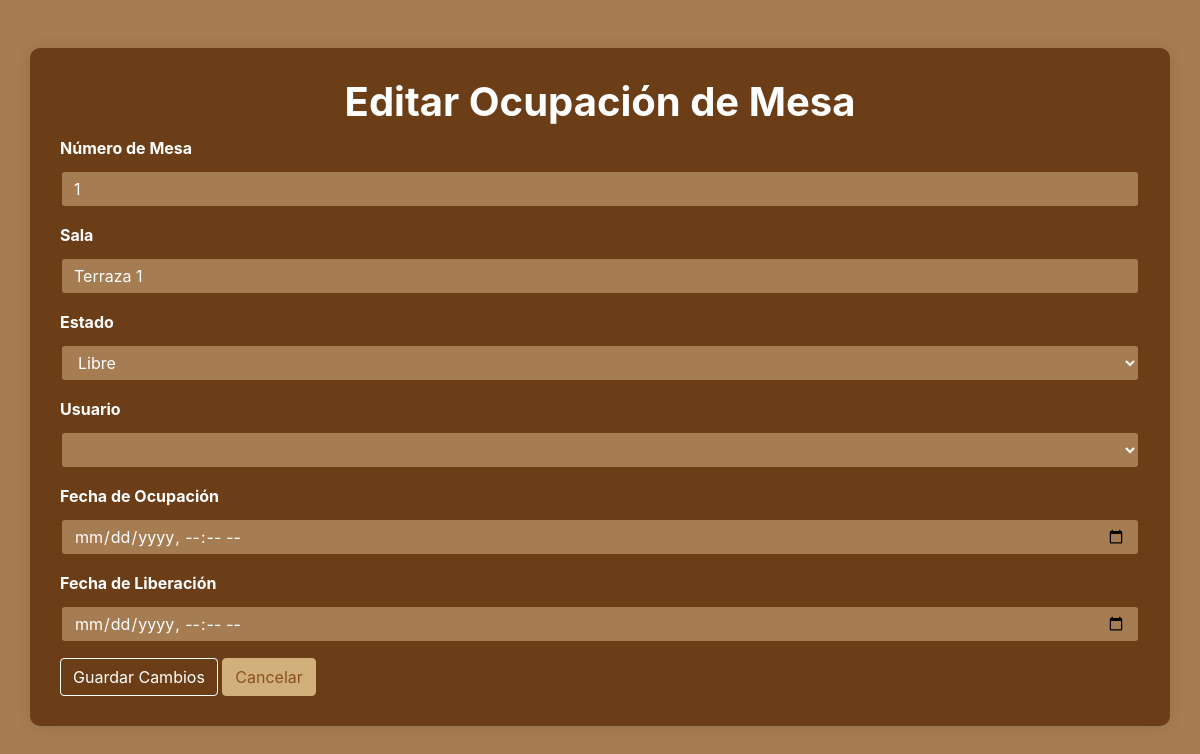
Screenshot of /admin/gestionMesas/editar_ocupacion.php?id=1 (signed in) with the database file from the repository.
### tables this page shows
CREATE TABLE tbl_tables (
    table_id INT PRIMARY KEY AUTO_INCREMENT,
    room_id INT NOT NULL,
    table_number INT NOT NULL,
    capacity INT NOT NULL,
    status ENUM('free', 'occupied') DEFAULT 'free',   
    occupied_since DATETIME NULL,   
    image_path VARCHAR(255) DEFAULT NULL,   
    FOREIGN KEY (room_id) REFERENCES tbl_rooms(room_id) ON DELETE CASCADE
);

CREATE TABLE tbl_rooms (
    room_id INT PRIMARY KEY AUTO_INCREMENT,
    name_rooms VARCHAR(50) NOT NULL,
    capacity INT NOT NULL,
    description TEXT,
    image_path VARCHAR(255) DEFAULT NULL,   
    room_type ENUM('terraza', 'salon', 'vip') NOT NULL   
);

### admin/gestionMesas/editar_ocupacion.php (the view, shortened to what this page needs)
<?php
include_once('../../conexion/conexion.php');
try {
    $tableId = intval($_GET['id']);
    $sql = "
        SELECT
            tbl_tables.table_id,
            tbl_tables.table_number,
            tbl_rooms.name_rooms AS room_name,
            tbl_tables.status,
            tbl_occupations.start_time,
            tbl_occupations.end_time,
            tbl_users.username,
            tbl_users.user_id
        FROM
            tbl_tables
        INNER JOIN
            tbl_rooms ON tbl_tables.room_id = tbl_rooms.room_id
        LEFT JOIN
            tbl_occupations ON tbl_tables.table_id = tbl_occupations.table_id
        LEFT JOIN
            tbl_users ON tbl_occupations.user_id = tbl_users.user_id
        WHERE
            tbl_tables.table_id = ?
    ";
    $stmt = $conexion->prepare($sql);
    $stmt->bindParam(1, $tableId, PDO::PARAM_INT);
    $stmt->execute();
    $occupacion = $stmt->fetch(PDO::FETCH_ASSOC);
} catch (PDOException $e) {
    die("Error de conexión: " . $e->getMessage());
} catch (Exception $e) {
    die("Error: " . $e->getMessage());
}
?>
<!DOCTYPE html>
<html lang="es">
<head>
    <link rel="stylesheet" href="https://maxcdn.bootstrapcdn.com/bootstrap/4.5.2/css/bootstrap.min.css">
</head>
<body>
    <div class="container my-5">
        <h1 class="text-center texto-historial">Editar Ocupación de Mesa</h1>
        <form method="POST">
            <div class="form-group">
                <label for="table_number" class="texto-historial">Número de Mesa</label>
                <input type="text" class="form-control" id="table_number"
                       value="<?= htmlspecialchars($occupacion['table_number']) ?>" readonly>
            </div>
            <div class="form-group">
                <label for="room_name" class="texto-historial">Sala</label>
                <input type="text" class="form-control" id="room_name"
                       value="<?= htmlspecialchars($occupacion['room_name']) ?>" readonly>
            </div>
            <div class="form-group">
                <label for="estado" class="texto-historial">Estado</label>
                <select class="form-control" id="estado" name="estado" required>
                    <option value="free" <?= $occupacion['status'] === 'free' ? 'selected' : '' ?>>Libre</option>
                </select>
            </div>
            <div class="form-group">
                <label for="usuario" class="texto-historial">Usuario</label>
                <select class="form-control" id="usuario" name="usuario" required>
                    <option value="<?= $occupacion['user_id'] ?>" selected>
                    </option>
                </select>
            </div>
            <div class="form-group">
                <label for="start_time" class="texto-historial">Fecha de Ocupación</label>
                <input type="datetime-local" class="form-control" id="start_time" name="start_time"
                       value="<?= $occupacion['start_time'] ? date('Y-m-d\TH:i', strtotime($occupacion['start_time'])) : '' ?>" required>
            </div>
            <div class="form-group">
                <label for="end_time" class="texto-historial">Fecha de Liberación</label>
                <input type="datetime-local" class="form-control" id="end_time" name="end_time"
                       value="<?= $occupacion['end_time'] ? date('Y-m-d\TH:i', strtotime($occupacion['end_time'])) : '' ?>">
            </div>
            <button type="submit" class="btn btn-primary">Guardar Cambios</button>
            <a href="../historial.php" class="btn btn-secondary">Cancelar</a>
        </form>
    </div>
</body>
</html>

### admin/gestionMesas/editar_ocupacion.php (style rules this page uses)
body { background-color: #a67c52; color: white; }
.container { background-color: #6c3e18; border-radius: 10px; padding: 30px; box-shadow: 0px 0px 15px rgba(0, 0, 0, 0.1); }
h1.text-center { font-weight: bold; }
.form-group { margin-bottom: 15px; }
.form-control, .form-select { background-color: #a67c52; border: 2px solid #6c3e18; color: white; }
.form-control[readonly] { background-color: #a67c52; color: white; cursor: not-allowed; }
.btn-primary { background-color: #6c3e18; border-color: white; color: white; }
.btn-secondary { background-color: #d1b07b; border-color: #d1b07b; color: #8A5021; }
.texto-historial { font-weight: bold; margin-bottom: 10px; }

### rows the page displays
tbl_tables: table_number "1", room.name_rooms "Terraza 1", estado "Libre"
